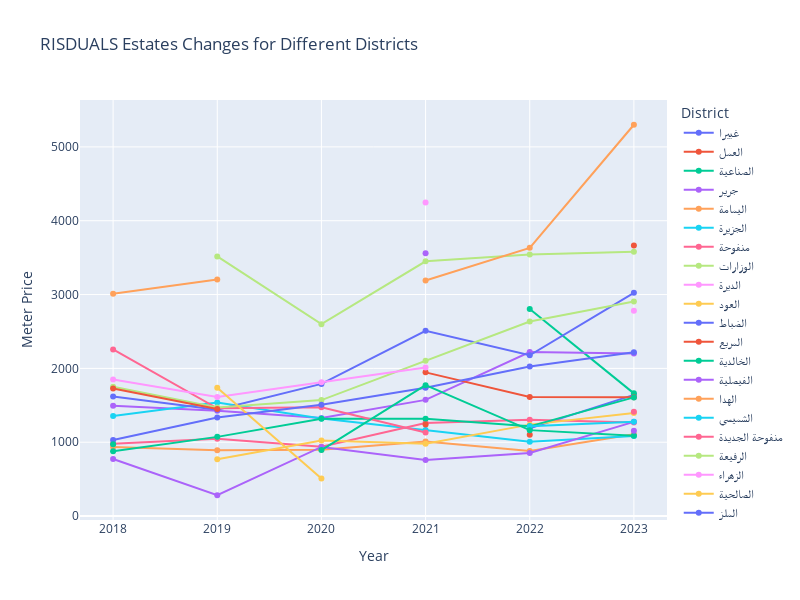

Notebook cell for this chart:
### Code cell
fig = go.Figure()
lis=centar
for district in lis:
    district_data = land_mean[land_mean['district_ar'] == district]
    if not district_data.empty:
        fig.add_trace(go.Scatter(x=district_data.columns[1:], y=district_data.values[0][1:], mode='lines+markers', name=district))

fig.update_layout(
    title='RISDUALS Estates Changes for Different Districts ',
    xaxis_title='Year',
    yaxis_title='Meter Price',
    legend_title='District',
    width=800,
    height=600
)
fig.show()

### Figure 1 — Plotly figure (JSON) as saved in the notebook; plotly's stock layout.template omitted (floating-point values rounded to 4 significant figures)
{"data": [{"mode": "lines+markers", "name": "غبيرا", "type": "scatter", "x": [2018, 2019, 2020, 2021, 2022, 2023], "y": [null, null, null, null, 1187.0, 1640.0]}, {"mode": "lines+markers", "name": "العمل", "type": "scatter", "x": [2018, 2019, 2020, 2021, 2022, 2023], "y": [null, null, null, null, 1100.0, null]}, {"mode": "lines+markers", "name": "الصناعية", "type": "scatter", "x": [2018, 2019, 2020, 2021, 2022, 2023], "y": [null, null, null, null, 2805.0, 1661.0]}, {"mode": "lines+markers", "name": "جرير", "type": "scatter", "x": [2018, 2019, 2020, 2021, 2022, 2023], "y": [1492.0, 1428.0, 1328.0, 1573.0, 2221.0, 2202.0]}, {"mode": "lines+markers", "name": "اليمامة", "type": "scatter", "x": [2018, 2019, 2020, 2021, 2022, 2023], "y": [936.1, 891.8, 896.3, 1008.0, 882.2, 1108.0]}, {"mode": "lines+markers", "name": "الجزيرة", "type": "scatter", "x": [2018, 2019, 2020, 2021, 2022, 2023], "y": [1356.0, 1537.0, 1322.0, 1165.0, 1006.0, 1084.0]}, {"mode": "lines+markers", "name": "منفوحة", "type": "scatter", "x": [2018, 2019, 2020, 2021, 2022, 2023], "y": [978.3, 1046.0, 938.3, 1260.0, 1305.0, 1267.0]}, {"mode": "lines+markers", "name": "الوزارات", "type": "scatter", "x": [2018, 2019, 2020, 2021, 2022, 2023], "y": [null, 3516.0, 2599.0, 3450.0, 3543.0, 3580.0]}, {"mode": "lines+markers", "name": "الديرة", "type": "scatter", "x": [2018, 2019, 2020, 2021, 2022, 2023], "y": [null, null, null, 4246.0, null, null]}, {"mode": "lines+markers", "name": "العود", "type": "scatter", "x": [2018, 2019, 2020, 2021, 2022, 2023], "y": [null, 768.3, 1024.0, 977.7, 1238.0, 1395.0]}, {"mode": "lines+markers", "name": "الضباط", "type": "scatter", "x": [2018, 2019, 2020, 2021, 2022, 2023], "y": [1620.0, 1441.0, 1789.0, 2508.0, 2177.0, 3023.0]}, {"mode": "lines+markers", "name": "المربع", "type": "scatter", "x": [2018, 2019, 2020, 2021, 2022, 2023], "y": [null, null, null, 1946.0, 1614.0, 1610.0]}, {"mode": "lines+markers", "name": "الخالدية", "type": "scatter", "x": [2018, 2019, 2020, 2021, 2022, 2023], "y": [877.1, 1072.0, 1317.0, 1317.0, 1215.0, 1607.0]}, {"mode": "lines+markers", "name": "الفيصلية", "type": "scatter", "x": [2018, 2019, 2020, 2021, 2022, 2023], "y": [772.8, 281.5, 935.8, 757.6, 853.3, 1276.0]}, {"mode": "lines+markers", "name": "الهدا", "type": "scatter", "x": [2018, 2019, 2020, 2021, 2022, 2023], "y": [3009.0, 3203.0, null, 3190.0, 3632.0, 5300]}, {"mode": "lines+markers", "name": "الشميسي", "type": "scatter", "x": [2018, 2019, 2020, 2021, 2022, 2023], "y": [null, null, null, null, 1215.0, 1278.0]}, {"mode": "lines+markers", "name": "منفوحة الجديدة", "type": "scatter", "x": [2018, 2019, 2020, 2021, 2022, 2023], "y": [2256.0, 1459.0, 1474.0, 1131.0, null, 1412.0]}, {"mode": "lines+markers", "name": "الرفيعة", "type": "scatter", "x": [2018, 2019, 2020, 2021, 2022, 2023], "y": [1751.0, 1471.0, 1571.0, 2104.0, 2635.0, 2906.0]}, {"mode": "lines+markers", "name": "الزهراء", "type": "scatter", "x": [2018, 2019, 2020, 2021, 2022, 2023], "y": [1850, 1614.0, 1811.0, 2012.0, null, 2782.0]}, {"mode": "lines+markers", "name": "الصالحية", "type": "scatter", "x": [2018, 2019, 2020, 2021, 2022, 2023], "y": [null, 1737.0, 508.7, null, null, null]}, {"mode": "lines+markers", "name": "الملز", "type": "scatter", "x": [2018, 2019, 2020, 2021, 2022, 2023], "y": [1028.0, 1334.0, 1508.0, 1738.0, 2025.0, 2220.0]}, {"mode": "lines+markers", "name": "المرقب", "type": "scatter", "x": [2018, 2019, 2020, 2021, 2022, 2023], "y": [1728.0, 1450.0, null, 1238.0, null, 3663.0]}, {"mode": "lines+markers", "name": "الجرادية", "type": "scatter", "x": [2018, 2019, 2020, 2021, 2022, 2023], "y": [971.4, null, 893.3, 1772.0, 1164.0, 1088.0]}, {"mode": "lines+markers", "name": "ثليم", "type": "scatter", "x": [2018, 2019, 2020, 2021, 2022, 2023], "y": [null, null, null, 3559.0, null, 1155.0]}], "layout": {"height": 600, "legend": {"title": {"text": "District"}}, "title": {"text": "RISDUALS Estates Changes for Different Districts "}, "width": 800, "xaxis": {"title": {"text": "Year"}}, "yaxis": {"title": {"text": "Meter Price"}}}}
